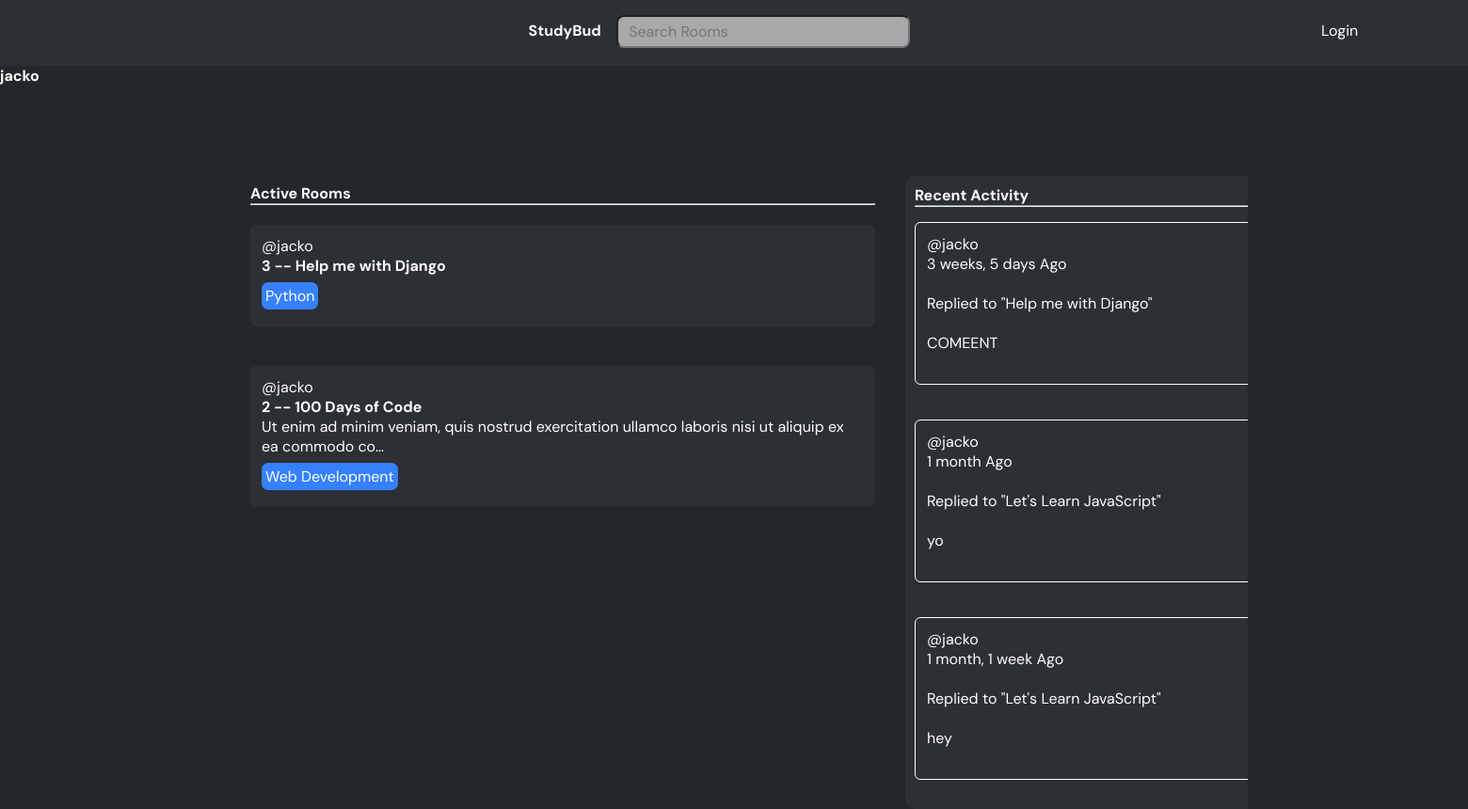
The app's page /profile/1/, older data.
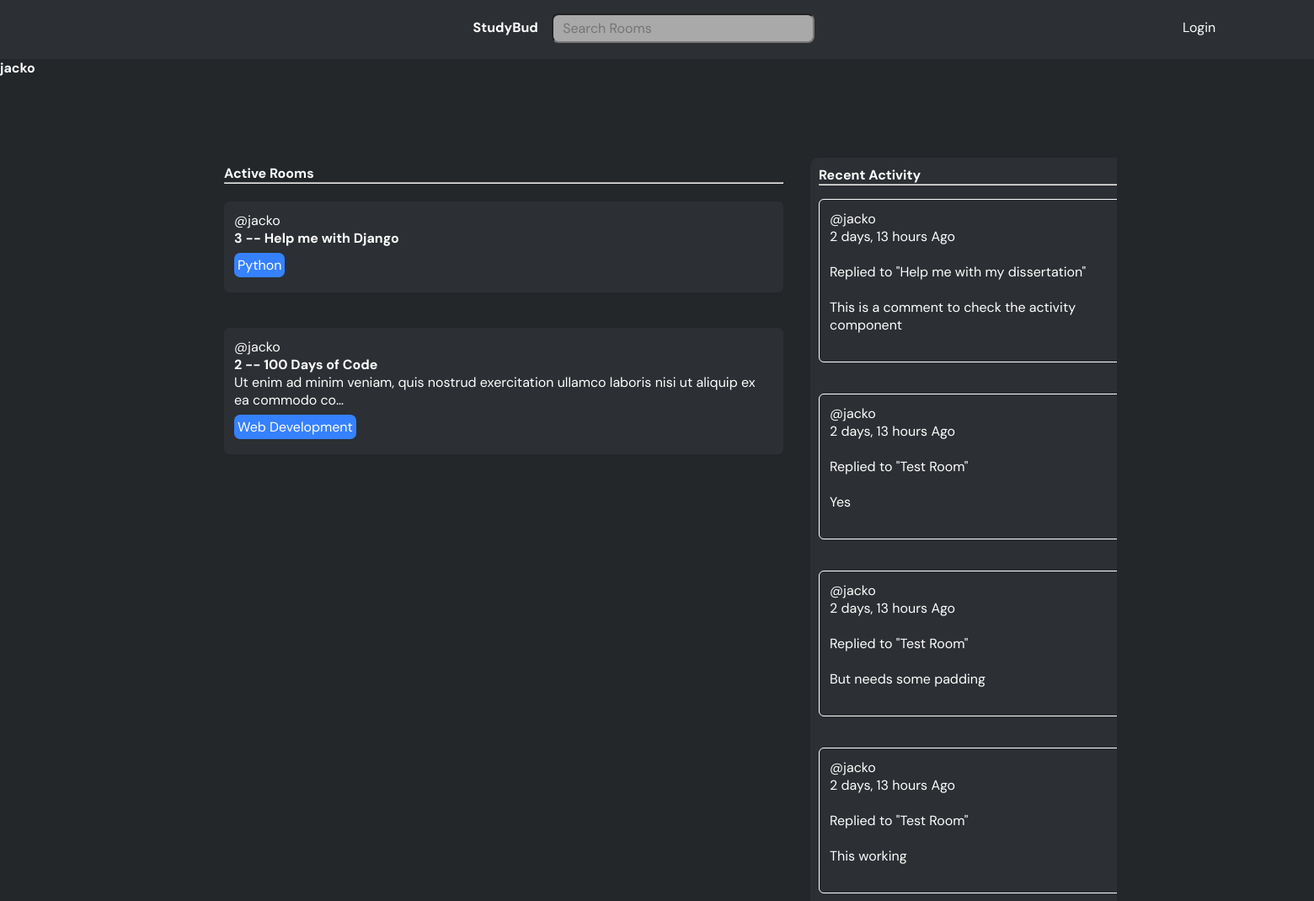
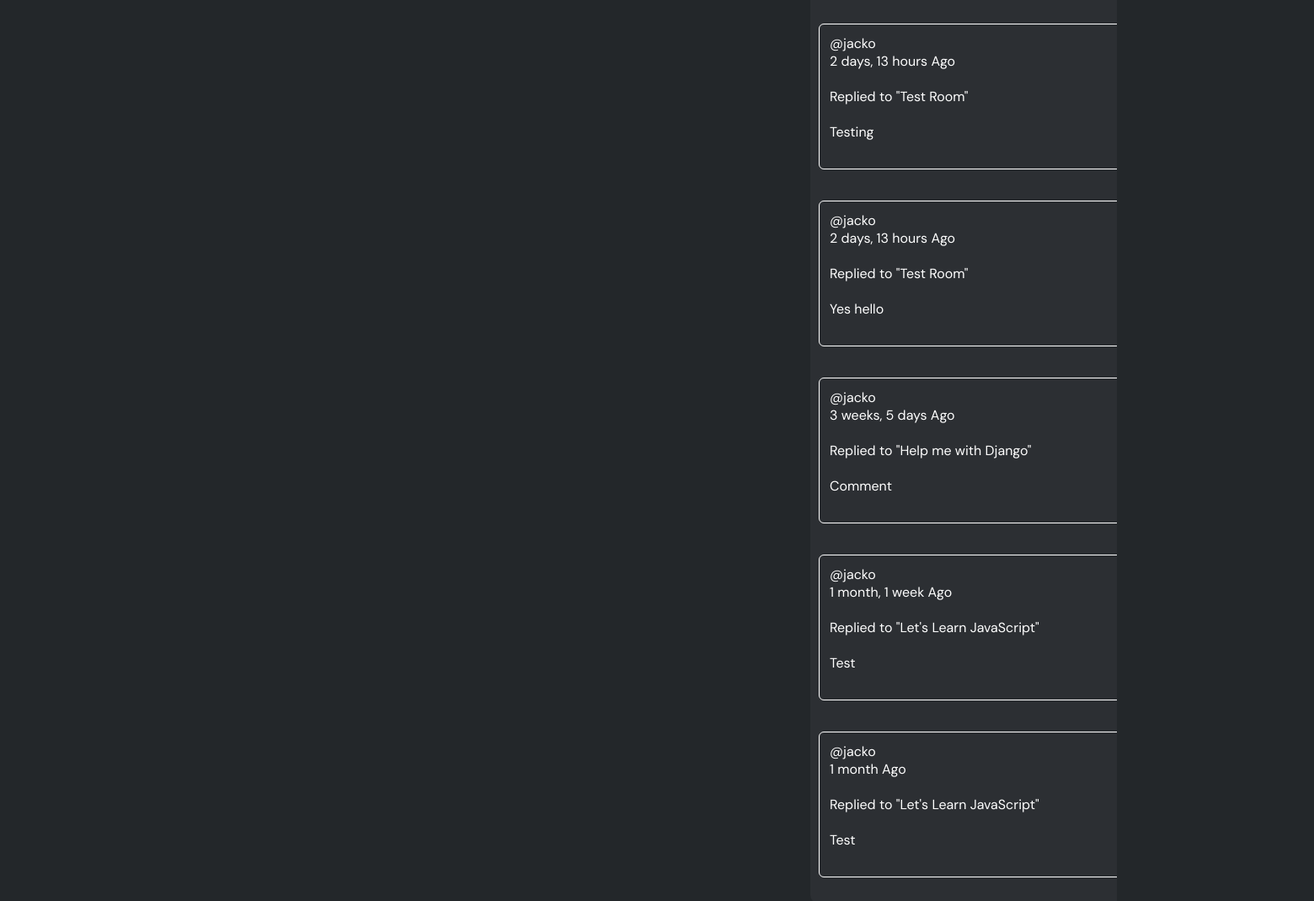
The same page, newer data (2 pictures, top to bottom).
### base/models.py (models this page shows, shortened)
class Room(models.Model):
    host = models.ForeignKey(User, on_delete = models.SET_NULL, null=True)
    topic = models.ForeignKey(Topic, on_delete = models.SET_NULL, null=True)
    name = models.CharField(max_length=200)
    description = models.TextField(null=True, blank=True)
    participants = models.ManyToManyField(User, related_name="participants", blank=True)
    updated = models.DateTimeField(auto_now=True)
    created = models.DateTimeField(auto_now_add=True)
    class Meta:
        ordering = ["-updated", "-created"]
    def __str__(self):
        return self.name

class Topic(models.Model):
    name = models.CharField(max_length=200)

class Message(models.Model):
    user = models.ForeignKey(User, on_delete=models.CASCADE)
    room = models.ForeignKey(Room, on_delete = models.CASCADE)
    body = models.TextField()
    updated = models.DateTimeField(auto_now=True)
    created = models.DateTimeField(auto_now_add=True)
    class Meta:
        ordering = ["-updated", "-created"]
    def __str__(self):
        return self.body[0:50]

### base/views.py (the view)
# urls.py: path("profile/<str:pk>/", views.userProfile, name="user-profile"),
def userProfile(request, pk):
    user = User.objects.get(id=pk)
    rooms = user.room_set.all()
    room_messages = user.message_set.all()
    topics = Topic.objects.all()
    context = {"user":user, "rooms":rooms, "room_messages":room_messages, "topics": topics}
    return render(request, "base/profile.html", context)

### base/templates/base/profile.html (shortened to what this page needs)
{% extends "main.html" %}
{% block content %}
    <h1>{{user.username}}</h1>
<div class="profile-container">
    <div>
        {% include 'base/feed_component.html' %}
    </div>
    <div>
        {% include 'base/activity_component.html' %}
    </div>
</div>
{% endblock content %}

### templates/main.html (shortened to what this page needs)
<!DOCTYPE html>
{% load static %}
<html>
<head>
    <link rel="stylesheet" type="text/css" media="screen" href="{% static 'styles/main.css' %}">
</head>
<body>
    {% include "navbar.html" %}
    {% block content %}
    {% endblock %}
</body>
</html>

### templates/navbar.html (shortened to what this page needs)
<div class = "navbar">
<a href = "/" class="title">
    <h1>StudyBud</h1>
</a>
{% if request.user.is_authenticated  %}
<p class = "welcome">Hello, {{request.user}}</p>
<a href = "{% url 'logout' %}" class = "logout">Logout</a>
{% else %}
<a href = "{% url 'login' %}" class = "login">Login</a>
{% endif %}
</div>

### base/templates/base/feed_component.html (shortened to what this page needs)
<div class = "feed">
    <h2>Active Rooms</h2>
    <hr><br>
{% for room in rooms %}
    <div class = "each-room">
        <a href = "{% url 'user-profile' room.host.id %}">@{{room.host.username}}</a>
        <h5>{{room.id}} -- <a href="{% url 'room' room.id %} ">{{room.name}}</a></h5>
        <p>{{room.description |  truncatechars:100 }}</p><br>
        <small class = "topic-name">{{room.topic.name}}</small>
    </div>
    <br><br>
{% endfor %}
</div>

### base/templates/base/activity_component.html (shortened to what this page needs)
<div class = "activity">
<h3>Recent Activity</h3>
<hr>
{% for message in room_messages %}
    <div class = "activity-components">
        <small><a href="{% url 'user-profile' message.user.id %}">@{{message.user}}</a> <br>{{message.created | timesince}} Ago</small><br><br>
        <small>Replied to "{{message.room}}" </small>
        <br><br>
        <p>{{message}}</p>
        <br>
    </div>
    <br>
{% endfor %}
</div>

### static/styles/main.css (style rules this page uses)
* { font-family: "DM Sans", -apple-system, BlinkMacSystemFont, "Segoe UI", Roboto, Oxygen, Ubuntu, Cantarell, "Open Sans", "Helvetica Neue", sans-serif; margin: 0; padding: 0; box-sizing: border-box; text-rendering: optimizeLegibility; color: inherit; font-size: inherit; width:100%; overflow-x: hidden; }
body { background-color:#23272a; color:white; margin:0; width:100%; }
.feed { min-width: min-content; margin-left: auto; margin-right: auto; padding: 10px; border-radius: 10px; margin-top: 4.5em; margin-bottom: 2.4rem; border-radius: 1rem; padding: 2rem; display: flex; flex-direction: column; justify-content: space-between; overflow-y: scroll; -ms-overflow-style: none; scrollbar-width: none; }
.each-room { background-color: #2c2f33; padding:12px; border-radius:6px; }
.activity-components { padding:12px; border-radius:6px; margin-top: 1em; border:1px white; border-style:groove; }
.activity { background-color: #2c2f33; width: clamp(min(10vw, 20rem), 400px, max(90vw, 55rem)); margin-left: 0; margin-right: auto; padding: 10px; border-radius: 10px; margin-top: 6em; overflow-y: scroll; -ms-overflow-style: none; scrollbar-width: none; display: flex; flex-direction: column; justify-content: space-between; }
.navbar { background: #2c2f33; padding: 10px; width:100%; height:70px; overflow-x: hidden; }
a { text-decoration: none; }
.title { position: absolute; left:36%; top:1.4em; }
.login { position: absolute; left:90%; top:1.4em; }
.topic-name { width:fit-content; background-color: #3681ff; padding:4px; border-radius: 7px; position:relative; top:-0.6em; }

### base/templates/base/profile.html (style rules this page uses)
.profile-container { display: grid; grid-template-columns: 2fr 1fr ; margin: auto; width:70%; }

Row changes from the older to the newer data that the page shows:
added Message: user "jacko", created "2 days, 13 hours", room "Help me with my dissertation", body "This is a comment to check the activity component"
added Message: user "jacko", created "2 days, 13 hours", room "Test Room", body "Yes"
added Message: user "jacko", created "2 days, 13 hours", room "Test Room", body "But needs some padding"
added Message: user "jacko", created "2 days, 13 hours", room "Test Room", body "This working"
added Message: user "jacko", created "2 days, 13 hours", room "Test Room", body "Testing"
added Message: user "jacko", created "2 days, 13 hours", room "Test Room", body "Yes hello"
changed Message "Help me with Django": body "COMEENT" → "Comment"
changed Message "1 month, 1 week": body "hey" → "Test"; moves up the list
changed Message "1 month": body "yo" → "Test"
